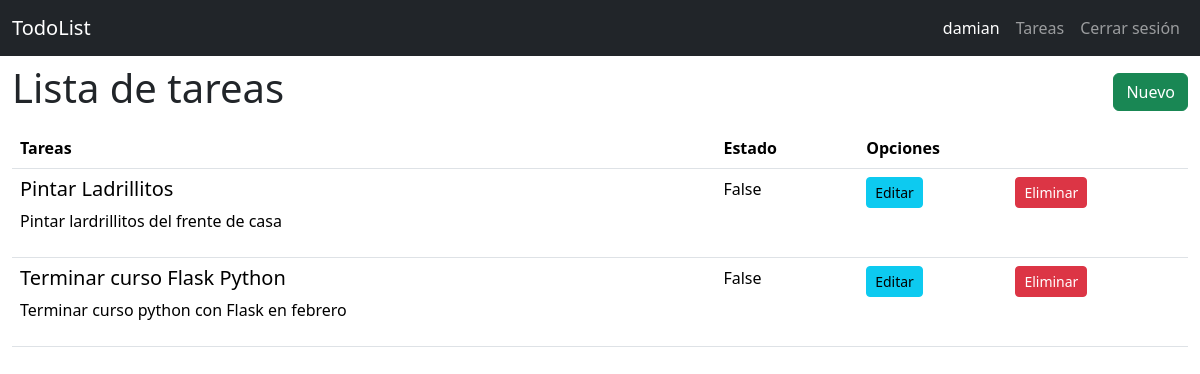
Page /todo/list/ (signed in) on the earlier database version.
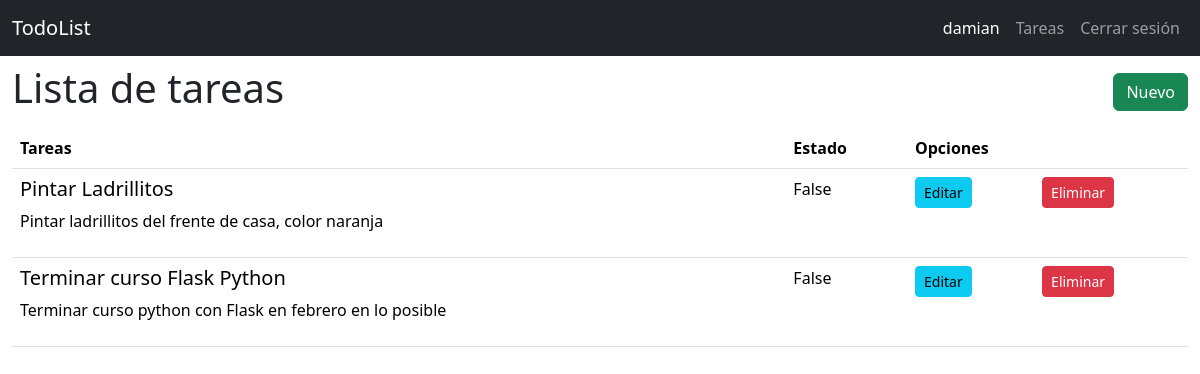
Same page on the later database version.
### todor/models.py (models this page shows, shortened)
class User(db.Model):
    id = db.Column(db.Integer, primary_key=True)
    username = db.Column(db.String(20), unique= True, nullable=False)
    password = db.Column(db.Text, nullable=False)

class Todo(db.Model):
    id = db.Column(db.Integer, primary_key=True)
    created_by = db.Column(db.Integer, db.ForeignKey('user.id'), nullable=False)# Se crea relacion con el usuario
    title = db.Column(db.String(100), nullable=False)
    desc = db.Column(db.Text)
    state= db.Column(db.Boolean, default=False)

### todor/todo.py (the view)
@bp.route('list/')
@login_required
def index():
    todos=Todo.query.all()
    return render_template('todo/index.html', todos=todos)

### todor/auth.py (called while the page is built)
@bp.before_app_request #Ejecuta la función en cada petición
def load_logged_in_used():
    user_id=session.get('user_id') #Obtiene el id del usuario que tiene la sesion
    if user_id is None:
        g.user=None
    else:
        g.user=User.query.get_or_404(user_id)

def login_required(view):
    @functools.wraps(view)
    def wraps_view(** kwargs):
         if g.user is None:
              return redirect(url_for('auth.login'))
         return view(**kwargs)
    return wraps_view

### todor/templates/todo/index.html
{% extends 'base.html'%}
{% block content %}
<section class="container-fluid">
    <nav class="navbar">
        <h1>{% block title%} Lista de tareas {% endblock %}</h1>
        <a href="{{ url_for('todo.create')}}" class="btn btn-success"> Nuevo </a>
    </nav>
    <table class="table">
        <thead>
            <tr>
                <th class="col">Tareas</th>
                <th class="col">Estado</th>
                <th class="col" colspan="2">Opciones</th>
            </tr>
        </thead>
        <tbody>
            {% for todo in todos | reverse %}
            {% if g.user.id == todo.created_by %}
            <tr>
                <td>
                    <h5> {{todo.title}}</h5>
                    <p>{{todo.desc}}</p>
                </td>
                <td> {{todo.state}}</td>
                <td>
                    <a href="{{ url_for('todo.update', id=todo.id)}}" class="btn btn-info btn-sm"> Editar</a>
                </td>
                <td>
                    <a href="" class="btn btn-danger btn-sm"> Eliminar</a>
                </td>
            </tr>
            {% endif %}
            {% endfor %}
        </tbody>
    </table>
</section>
{% endblock %}

### todor/templates/base.html (shortened to what this page needs)
<!DOCTYPE html>
<html lang="en">
<head>
    <link href="https://cdn.jsdelivr.net/npm/bootstrap@5.3.2/dist/css/bootstrap.min.css" rel="stylesheet"
>
</head>
<body>
    <nav class="navbar navbar-expand-sm navbar-dark bg-dark"  data-bs-theme="dark">
        <div class="container-fluid">
          <a class="navbar-brand" href="{{ url_for('index')}}"> TodoList</a>
          <div class="collapse navbar-collapse justify-content-end" id="navbarNav">
            <ul class="navbar-nav">
              {% if g.user %}
                <li class="nav-item">
                  <span  class=" nav-link active" > {{g.user.username}}</span>
                </li>
                <li class="nav-item">
                  <a class="nav-link" href="{{ url_for('todo.index')}}">Tareas</a>
                </li>
                <li class="nav-item">
                  <a class="nav-link" href="{{url_for('auth.logout')}}">Cerrar sesión</a>
                </li>
              {% endif %}
            </ul>
          </div>
        </div>
    </nav>
    {% block content %}
    {% endblock %}
</body>
</html>

Differences in the rows shown:
changed Todo "Pintar Ladrillitos": desc "Pintar lardrillitos del frente de casa" → "Pintar ladrillitos del frente de casa, color naranja"
changed Todo "Terminar curso Flask Python": desc "Terminar curso python con Flask en febrero" → "Terminar curso python con Flask en febrero en lo posible"
